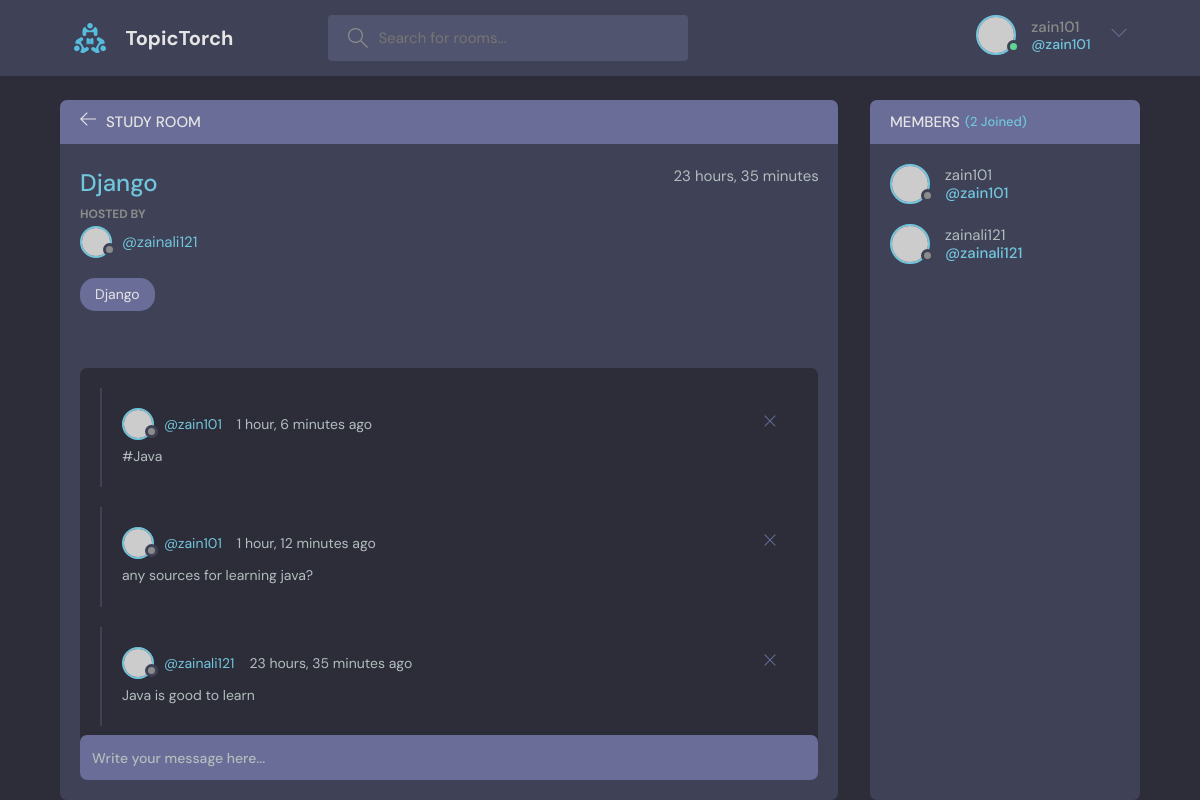
Screenshot of /room/9/ (signed in) with the database file from the repository.
### base/models.py (models this page shows, shortened)
class Room(models.Model):
    host = models.ForeignKey(User, on_delete=models.SET_NULL, null=True)
    members = models.ManyToManyField(User, related_name='members', blank=True)
    topic = models.ForeignKey(Topic, on_delete=models.SET_NULL, null=True)
    name = models.CharField(max_length=200)
    desc = models.TextField(null=True, blank=True)
    updated = models.DateTimeField(auto_now=True)
    created = models.DateTimeField(auto_now_add=True)
    class Meta:      # for maintaining the order
        ordering = ['-updated', '-created']

class Topic(models.Model):
    name = models.CharField(max_length=200)
    def __str__(self):
        return self.name

class Message(models.Model):
    user = models.ForeignKey(User, on_delete=models.CASCADE)
    room = models.ForeignKey(Room, on_delete=models.CASCADE)
    body = models.TextField()
    updated = models.DateTimeField(auto_now=True)
    created = models.DateTimeField(auto_now_add=True)
    class Meta:      # for maintaining the order
        ordering = ['-updated', '-created']

### base/views.py (the view, shortened to what this page needs)
# urls.py: path('room/<str:pk>/', views.room, name='room'),
def room(request, pk):
    room = Room.objects.get(id = pk)
    room_messages = room.message_set.all()
    members = room.members.all()
    context = {'room': room, 'room_messages': room_messages, 'members':members}
    return render(request, 'base/room.html', context)

### base/templates/base/room.html (shortened to what this page needs)
{% extends 'main.html' %}
{% block content %}
<main class="profile-page layout layout--2">
    <div class="container">
      <div class="room">
        <div class="room__top">
          <div class="room__topLeft">
            <a href="{% url 'home' %}">
              <svg version="1.1" xmlns="http://www.w3.org/2000/svg" width="32" height="32" viewBox="0 0 32 32">
                <title>arrow-left</title>
                <path
                  d="M13.723 2.286l-13.723 13.714 13.719 13.714 1.616-1.611-10.96-10.96h27.625v-2.286h-27.625l10.965-10.965-1.616-1.607z"
                ></path>
              </svg>
            </a>
            <h3>Study Room</h3>
          </div>
        </div>
        <div class="room__box scroll">
          <div class="room__header scroll">
            <div class="room__info">
              <h3>{{room.name}}</h3>
              <span>{{room.created|timesince}}</span>
            </div>
            <div class="room__hosted">
              <p>Hosted By</p>
              <a href="{% url 'user-profile' room.host.id %}" class="room__author">
                <div class="avatar avatar--small">
                  <img src="https://randomuser.me/api/portraits/men/37.jpg" />
                </div>
                <span>@{{room.host}}</span>
              </a>
            </div>
            <span class="room__topics">{{room.topic}}</span>
          </div>
          <div class="room__conversation">
            <div class="threads scroll">
                {% for message in room_messages %}
              <div class="thread">
                <div class="thread__top">
                  <div class="thread__author">
                    <a href="{% url 'user-profile' message.user.id  %}" class="thread__authorInfo">
                      <div class="avatar avatar--small">
                        <img src="https://randomuser.me/api/portraits/men/37.jpg" />
                      </div>
                      <span>@{{message.user}}</span>
                    </a>
                    <span class="thread__date">{{message.created|timesince}} ago</span>
                  </div>
                  <div class="thread__delete">
                    <svg version="1.1" xmlns="http://www.w3.org/2000/svg" width="32" height="32" viewBox="0 0 32 32">
                      <title>remove</title>
                      <path
                        d="M27.314 6.019l-1.333-1.333-9.98 9.981-9.981-9.981-1.333 1.333 9.981 9.981-9.981 9.98 1.333 1.333 9.981-9.98 9.98 9.98 1.333-1.333-9.98-9.98 9.98-9.981z"
                      ></path>
                    </svg>
                  </div>
                </div>
                <div class="thread__details">
                  {{message.body}}
                </div>
              </div>
              {% endfor %}
            </div>
          </div>
        </div>
        {% if request.user.is_authenticated %}
        <div class="room__message">
          <form method="post" action="">
            <input name="body" placeholder="Write your message here..." />
        </form>
        </div>
        {% endif %}
      </div>
      <div class="participants">
        <h3 class="participants__top">Members <span>({{room.members.all.count}} Joined)</span></h3>
        <div class="participants__list scroll">
            {% for member in members %}
          <a href="{% url 'user-profile' member.id %}" class="participant">
            <div class="avatar avatar--medium">
              <img src="https://randomuser.me/api/portraits/men/37.jpg" />
            </div>
            <p>
              {{member.username}}
              <span>@{{member.username}}</span>
            </p>
          </a>
          {% endfor %}
        </div>
      </div>
    </div>
  </main>
{% endblock content %}

### templates/navbar.html (shortened to what this page needs)
{% load static %}
<header class="header header--loggedIn">
    <div class="container">
      <a href="{% url 'home' %}" class="header__logo">
        <img src="{% static 'images/logo.svg' %}" />
        <h1>TopicTorch</h1>
      </a>
      <form method="get" action="{% url 'home' %}" class="header__search">
        <label>
          <input name="query" placeholder="Search for rooms..." />
        </label>
      </form>
      <nav class="header__menu">
        {% if request.user.is_authenticated %}
        <div class="header__user">
          <a href="profile.html">
            <div class="avatar avatar--medium active">
              <img src="https://randomuser.me/api/portraits/men/37.jpg" />
            </div>
            <p>{{request.user.username}} <span>@{{request.user.username}}</span></p>
          </a>
          <button class="dropdown-button">
            <svg version="1.1" xmlns="http://www.w3.org/2000/svg" width="32" height="32" viewBox="0 0 32 32">
              <title>chevron-down</title>
              <path d="M16 21l-13-13h-3l16 16 16-16h-3l-13 13z"></path>
            </svg>
          </button>
        </div>
        {% else %}
        <a href="{% url 'login' %}">
          <img src="{% static 'images/avatar.svg' %}" />
          <p>Login</p>
        </a>
        {% endif %}
      </nav>
    </div>
  </header>

### rows the page displays
Room: name "Django", created "23 hours, 35 minutes", host "zainali121", topic "Django", members.all.count "2"
Message: user "zain101", created "1 hour, 6 minutes", body "#Java"
Message: user "zain101", created "1 hour, 12 minutes", body "any sources for learning java?"
Message: user "zainali121", created "23 hours, 35 minutes", body "Java is good to learn"

### other values shown
{{ request.user.username }} "zain101"
{{ member.username }} "zain101"
{{ member.username }} "zainali121"
